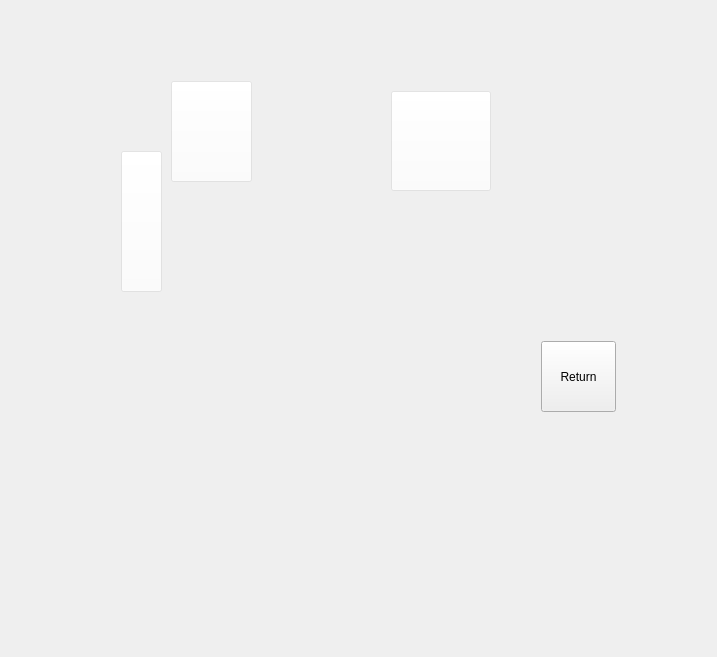
<?xml version="1.0" encoding="UTF-8"?>
<ui version="4.0">
 <class>ImageCliquableClass</class>
 <widget class="QMainWindow" name="ImageCliquableClass">
  <property name="geometry">
   <rect>
    <x>0</x>
    <y>0</y>
    <width>717</width>
    <height>657</height>
   </rect>
  </property>
  <property name="windowTitle">
   <string>ImageCliquable</string>
  </property>
  <property name="styleSheet">
   <string notr="true"/>
  </property>
  <widget class="QWidget" name="centralWidget">
   <layout class="QHBoxLayout" name="horizontalLayout">
    <item>
     <widget class="QWidget" name="widget" native="true">
      <property name="sizePolicy">
       <sizepolicy hsizetype="Expanding" vsizetype="Expanding">
        <horstretch>0</horstretch>
        <verstretch>0</verstretch>
       </sizepolicy>
      </property>
      <widget class="QPushButton" name="Zone1">
       <property name="geometry">
        <rect>
         <x>160</x>
         <y>70</y>
         <width>81</width>
         <height>101</height>
        </rect>
       </property>
       <property name="autoFillBackground">
        <bool>false</bool>
       </property>
       <property name="styleSheet">
        <string notr="true">background-color: rgba(255, 255, 255, 0.3);</string>
       </property>
       <property name="text">
        <string/>
       </property>
      </widget>
      <widget class="QPushButton" name="Zone2">
       <property name="geometry">
        <rect>
         <x>380</x>
         <y>80</y>
         <width>100</width>
         <height>100</height>
        </rect>
       </property>
       <property name="autoFillBackground">
        <bool>false</bool>
       </property>
       <property name="styleSheet">
        <string notr="true">background-color: rgba(255, 255, 255, 0.3);</string>
       </property>
       <property name="text">
        <string/>
       </property>
      </widget>
      <widget class="QLabel" name="Image">
       <property name="geometry">
        <rect>
         <x>0</x>
         <y>0</y>
         <width>601</width>
         <height>401</height>
        </rect>
       </property>
       <property name="text">
        <string/>
       </property>
       <property name="pixmap">
        <pixmap>chateau/IMG_2726.JPG</pixmap>
       </property>
       <property name="scaledContents">
        <bool>true</bool>
       </property>
      </widget>
      <widget class="QPushButton" name="Return">
       <property name="geometry">
        <rect>
         <x>530</x>
         <y>330</y>
         <width>75</width>
         <height>71</height>
        </rect>
       </property>
       <property name="text">
        <string>Return</string>
       </property>
      </widget>
      <widget class="QLafayetteMenu" name="widget_2" native="true">
       <property name="enabled">
        <bool>true</bool>
       </property>
       <property name="geometry">
        <rect>
         <x>0</x>
         <y>-10</y>
         <width>161</width>
         <height>411</height>
        </rect>
       </property>
       <property name="sizePolicy">
        <sizepolicy hsizetype="Minimum" vsizetype="Minimum">
         <horstretch>0</horstretch>
         <verstretch>0</verstretch>
        </sizepolicy>
       </property>
      </widget>
      <widget class="QPushButton" name="Zone4">
       <property name="geometry">
        <rect>
         <x>0</x>
         <y>0</y>
         <width>0</width>
         <height>0</height>
        </rect>
       </property>
       <property name="styleSheet">
        <string notr="true">background-color: rgba(255, 255, 255, 0.3);</string>
       </property>
       <property name="text">
        <string/>
       </property>
      </widget>
      <widget class="QPushButton" name="Zone3">
       <property name="geometry">
        <rect>
         <x>110</x>
         <y>140</y>
         <width>41</width>
         <height>141</height>
        </rect>
       </property>
       <property name="autoFillBackground">
        <bool>false</bool>
       </property>
       <property name="styleSheet">
        <string notr="true">background-color: rgba(255, 255, 255, 0.3);</string>
       </property>
       <property name="text">
        <string/>
       </property>
      </widget>
      <widget class="QPushButton" name="Zone5">
       <property name="geometry">
        <rect>
         <x>0</x>
         <y>0</y>
         <width>0</width>
         <height>0</height>
        </rect>
       </property>
       <property name="text">
        <string/>
       </property>
      </widget>
      <widget class="Puzzle" name="widget_3" native="true">
       <property name="geometry">
        <rect>
         <x>109</x>
         <y>-1</y>
         <width>491</width>
         <height>401</height>
        </rect>
       </property>
      </widget>
      <zorder>Image</zorder>
      <zorder>Zone1</zorder>
      <zorder>Zone2</zorder>
      <zorder>Return</zorder>
      <zorder>widget_2</zorder>
      <zorder>Zone4</zorder>
      <zorder>Zone3</zorder>
      <zorder>Zone5</zorder>
      <zorder>widget_3</zorder>
     </widget>
    </item>
   </layout>
  </widget>
 </widget>
 <layoutdefault spacing="6" margin="11"/>
 <customwidgets>
  <customwidget>
   <class>QLafayetteMenu</class>
   <extends>QWidget</extends>
   <header>QLafayetteMenu.h</header>
   <container>1</container>
  </customwidget>
  <customwidget>
   <class>Puzzle</class>
   <extends>QWidget</extends>
   <header>Puzzle.h</header>
   <container>1</container>
  </customwidget>
 </customwidgets>
 <resources/>
 <connections>
  <connection>
   <sender>Zone2</sender>
   <signal>clicked(bool)</signal>
   <receiver>ImageCliquableClass</receiver>
   <slot>switchImage2()</slot>
   <hints>
    <hint type="sourcelabel">
     <x>389</x>
     <y>188</y>
    </hint>
    <hint type="destinationlabel">
     <x>299</x>
     <y>198</y>
    </hint>
   </hints>
  </connection>
  <connection>
   <sender>Zone1</sender>
   <signal>clicked(bool)</signal>
   <receiver>ImageCliquableClass</receiver>
   <slot>switchImage()</slot>
   <hints>
    <hint type="sourcelabel">
     <x>249</x>
     <y>179</y>
    </hint>
    <hint type="destinationlabel">
     <x>299</x>
     <y>198</y>
    </hint>
   </hints>
  </connection>
  <connection>
   <sender>Zone3</sender>
   <signal>clicked(bool)</signal>
   <receiver>ImageCliquableClass</receiver>
   <slot>switchImage3()</slot>
   <hints>
    <hint type="sourcelabel">
     <x>159</x>
     <y>289</y>
    </hint>
    <hint type="destinationlabel">
     <x>299</x>
     <y>198</y>
    </hint>
   </hints>
  </connection>
  <connection>
   <sender>Return</sender>
   <signal>clicked(bool)</signal>
   <receiver>ImageCliquableClass</receiver>
   <slot>previousImage()</slot>
   <hints>
    <hint type="sourcelabel">
     <x>539</x>
     <y>374</y>
    </hint>
    <hint type="destinationlabel">
     <x>299</x>
     <y>198</y>
    </hint>
   </hints>
  </connection>
  <connection>
   <sender>Zone4</sender>
   <signal>clicked(bool)</signal>
   <receiver>ImageCliquableClass</receiver>
   <slot>pickupKey()</slot>
   <hints>
    <hint type="sourcelabel">
     <x>8</x>
     <y>8</y>
    </hint>
    <hint type="destinationlabel">
     <x>371</x>
     <y>311</y>
    </hint>
   </hints>
  </connection>
  <connection>
   <sender>Zone5</sender>
   <signal>clicked(bool)</signal>
   <receiver>ImageCliquableClass</receiver>
   <slot>pickupSymbol()</slot>
   <hints>
    <hint type="sourcelabel">
     <x>8</x>
     <y>8</y>
    </hint>
    <hint type="destinationlabel">
     <x>358</x>
     <y>259</y>
    </hint>
   </hints>
  </connection>
 </connections>
 <slots>
  <slot>switchImage()</slot>
  <slot>switchImage2()</slot>
  <slot>switchImage3()</slot>
  <slot>previousImage()</slot>
  <slot>pickupKey()</slot>
  <slot>pickupSymbol()</slot>
 </slots>
</ui>
